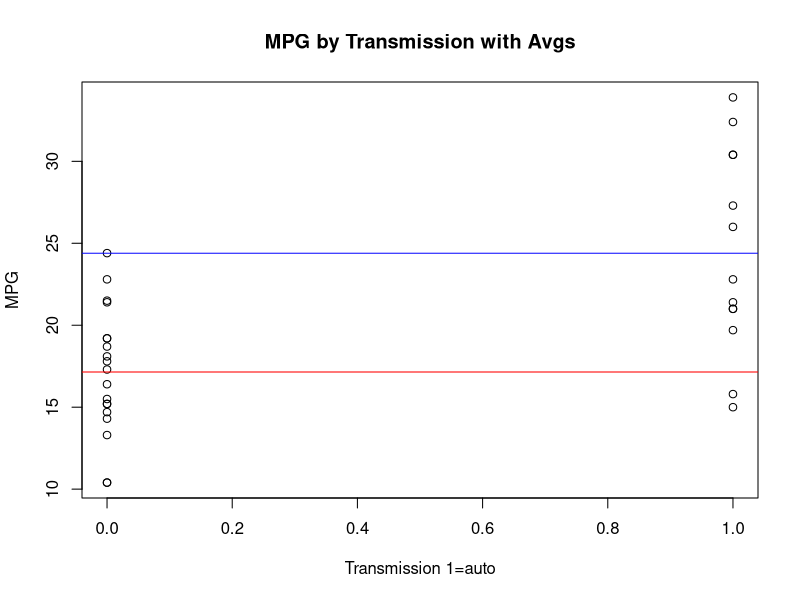
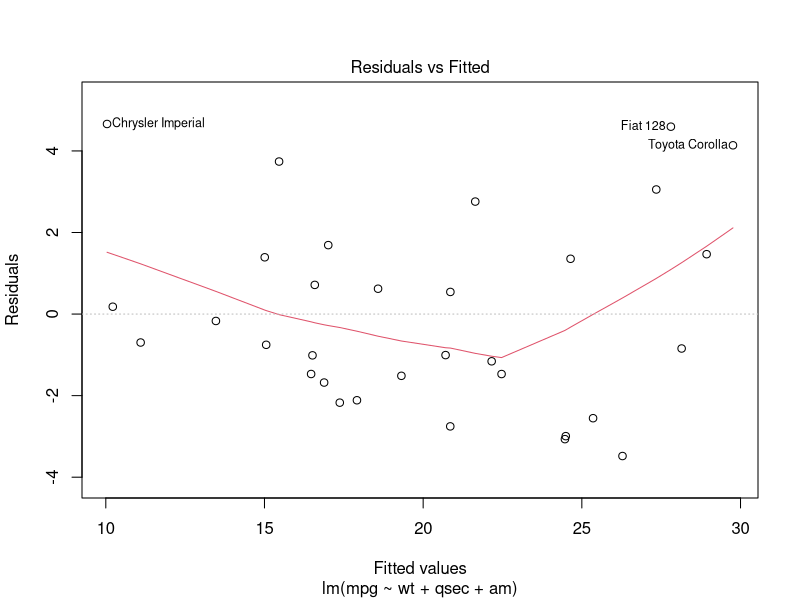
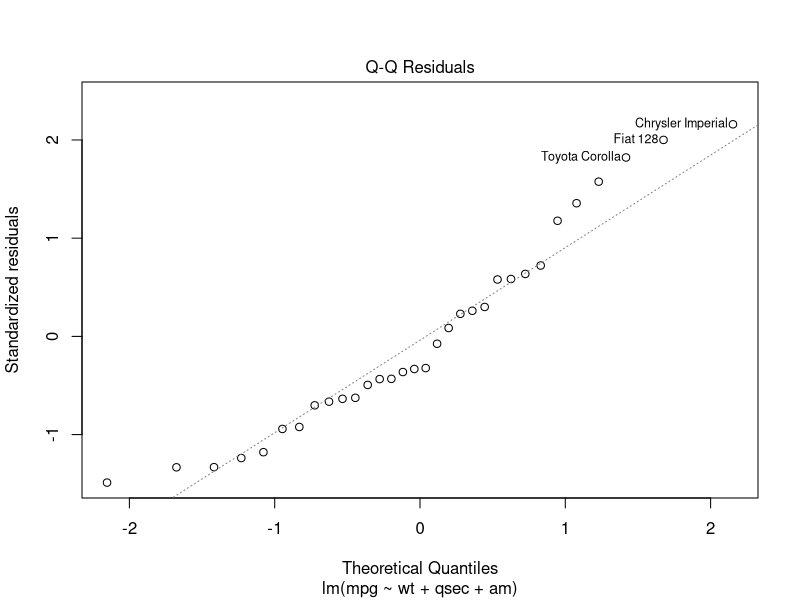
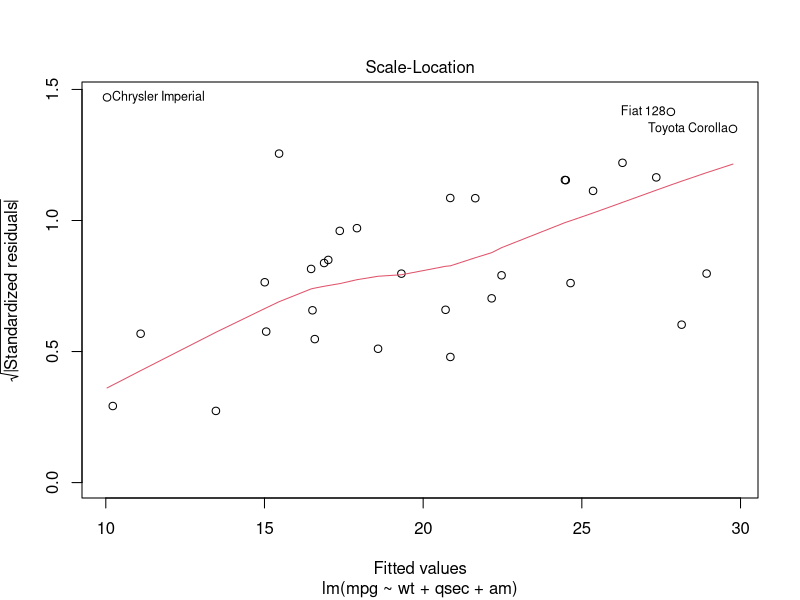
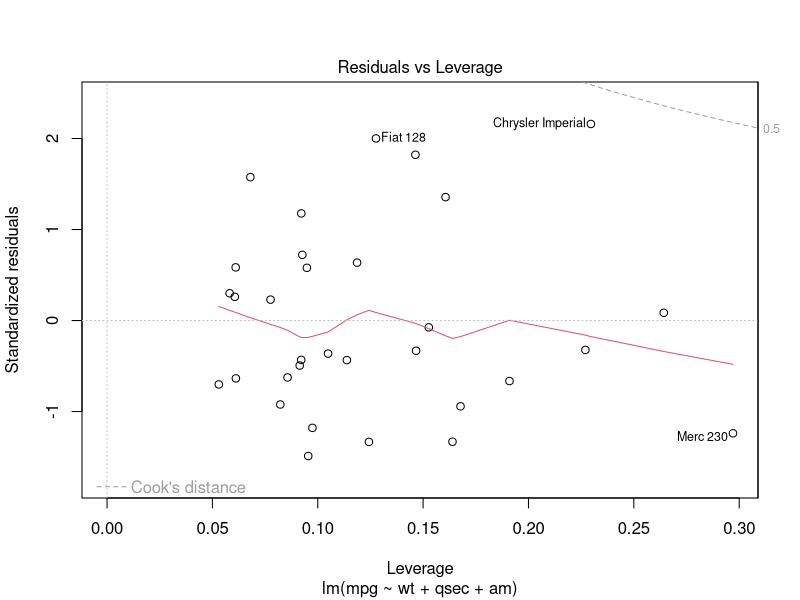

R code for these plots, in order:
## ---- chunk 1
library(datasets)
data(mtcars)
## ---- chunk 2
a <- summary(mtcars$mpg)
b <- nrow(mtcars)
man <- sum(mtcars$am)
auto <- b-man
## ---- chunk 3
mancars <- subset(mtcars, am == 0)
autocars <- subset(mtcars, am == 1)

plot(mtcars$am,mtcars$mpg, ylab = "MPG", xlab = "Transmission 1=auto", main = "MPG by Transmission with Avgs")
  abline(h=mean(mancars$mpg),col = 'red')
  abline(h=mean(autocars$mpg),col = 'blue')
## ---- chunk 4
ttest <- t.test(mancars$mpg,autocars$mpg,conf.level = .95)
## ---- chunk 5
mdl <- lm(mpg ~ am,mtcars)
mdltotal <- lm(mpg ~ ., mtcars)
summary(mdltotal)
## ---- chunk 6
mdl2 <- lm(mpg ~ am + wt + cyl + gear, mtcars)
summary(mdl2)
## ---- chunk 7
steps <- step(mdltotal, trace=0)
summary(steps)
## ---- chunk 8
plot(steps)[1]
